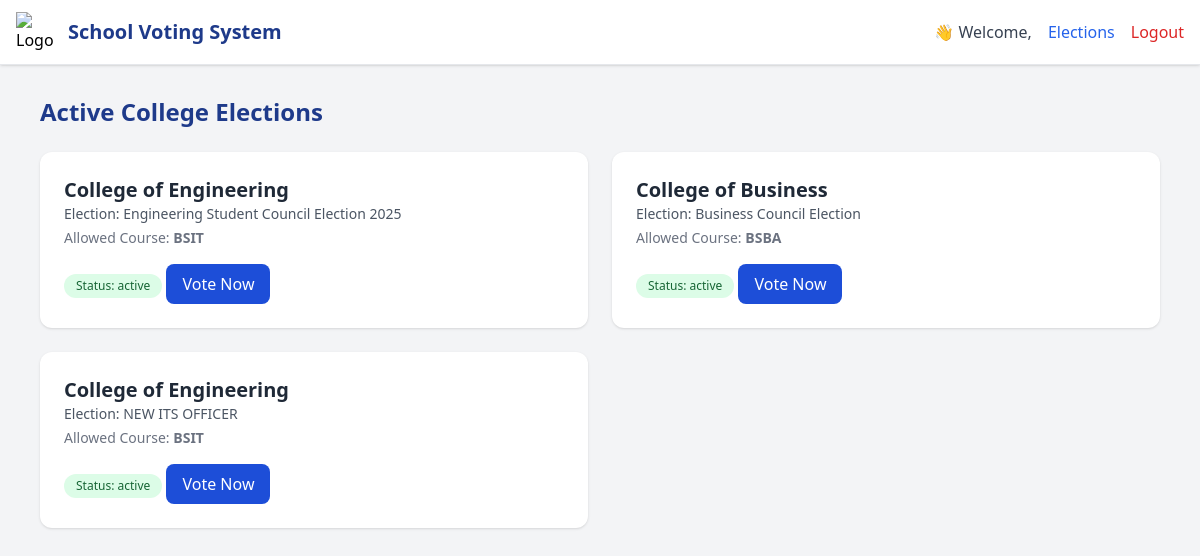
The page /colleges.php on the database as committed earlier.
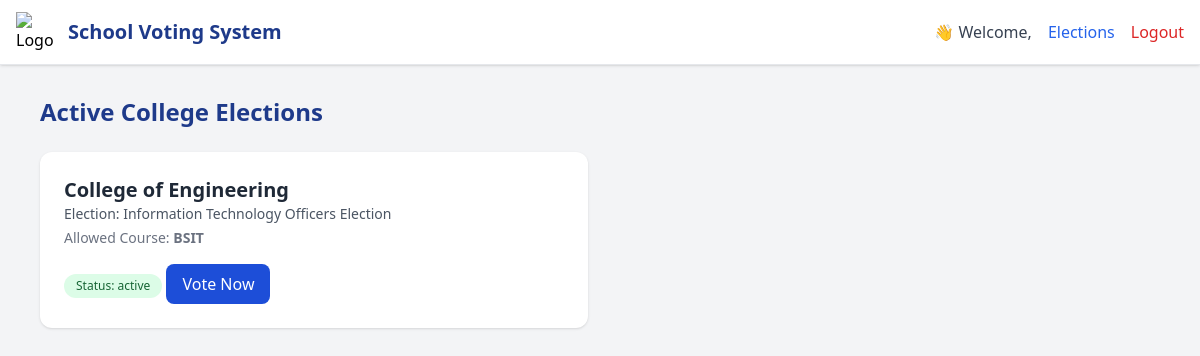
The same page on the database as committed later.
### tables this page shows
CREATE TABLE `elections` (
  `id` int(11) NOT NULL,
  `college_id` int(11) DEFAULT NULL,
  `title` varchar(150) DEFAULT NULL,
  `status` enum('active','closed') DEFAULT 'active',
  `start_date` date DEFAULT NULL,
  `end_date` date DEFAULT NULL,
  `course` varchar(50) NOT NULL DEFAULT '',
  `created_at` datetime DEFAULT current_timestamp(),
  `description` text DEFAULT NULL
);

CREATE TABLE `colleges` (
  `id` int(11) NOT NULL,
  `name` varchar(100) NOT NULL
);

### colleges.php (the view, shortened to what this page needs)
<?php
$studentName =    $_SESSION['student_name'];
$conn = new mysqli("localhost", "root", "", "voting_system");
$sql = "SELECT elections.*, colleges.name AS college_name
        FROM elections
        JOIN colleges ON elections.college_id = colleges.id
        WHERE elections.status = 'active'";
$result = $conn->query($sql);
?>
<!DOCTYPE html>
<html lang="en">
<head>
  <script src="https://cdn.tailwindcss.com"></script>
</head>
<body class="bg-gray-100 font-sans">
<header class="bg-white border-b shadow fixed top-0 left-0 w-full z-50">
  <div class="max-w-7xl mx-auto px-4 h-16 flex justify-between items-center">
    <div class="flex items-center space-x-3">
      <img src="https://cdn-icons-png.flaticon.com/512/201/201818.png" class="w-10 h-10" alt="Logo">
      <h1 class="text-xl font-bold text-blue-900">School Voting System</h1>
    </div>
    <div class="flex items-center space-x-4">
      <span class="text-gray-700 font-medium">👋 Welcome, <?= htmlspecialchars($studentName) ?></span>
          <a href="colleges.php" class="text-blue-600 hover:underline">Elections</a>
      <a href="student_logout.php" class="text-red-600 hover:underline">Logout</a>
    </div>
  </div>
</header>
  <section class="max-w-6xl mx-auto pt-24 pb-12 px-4">
    <h2 class="text-2xl font-bold text-blue-900 mb-6">Active College Elections</h2>
    <div class="grid md:grid-cols-2 gap-6">
      <?php if ($result && $result->num_rows > 0): ?>
        <?php while($row = $result->fetch_assoc()): ?>
          <div class="bg-white rounded-xl shadow p-6">
            <h3 class="text-xl font-semibold text-gray-800"><?= htmlspecialchars($row['college_name']) ?></h3>
            <p class="text-sm text-gray-600">Election: <span class="font-medium"><?= htmlspecialchars($row['title']) ?></span></p>
            <p class="text-sm text-gray-500 mt-1">Allowed Course: <strong><?= htmlspecialchars($row['course'] ?? 'N/A') ?></strong></p>
            <span class="inline-block mt-2 px-3 py-1 text-xs bg-green-100 text-green-800 rounded-full">
              Status: <?= htmlspecialchars($row['status']) ?>
            </span>
            <button
              class="mt-4 bg-blue-700 hover:bg-blue-800 text-white px-4 py-2 rounded-lg"
              onclick="checkCourseAndRedirect('<?= trim(strtoupper($row['course'])) ?>', <?= $row['id'] ?>)">
              Vote Now
            </button>
          </div>
        <?php endwhile; ?>
      <?php else: ?>
        <p class="text-gray-600">No active elections at the moment.</p>
      <?php endif; ?>
    </div>
  </section>
</body>
</html>

Rows that differ between the two databases and show on the page:
removed elections: college.name "College of Engineering", title "Engineering Student Council Election 2025", course "BSIT", status "active"
removed elections: college.name "College of Business", title "Business Council Election", course "BSBA", status "active"
removed elections: college.name "College of Engineering", title "NEW ITS OFFICER", course "BSIT", status "active"
added elections: college.name "College of Engineering", title "Information Technology Officers Election", course "BSIT", status "active"
